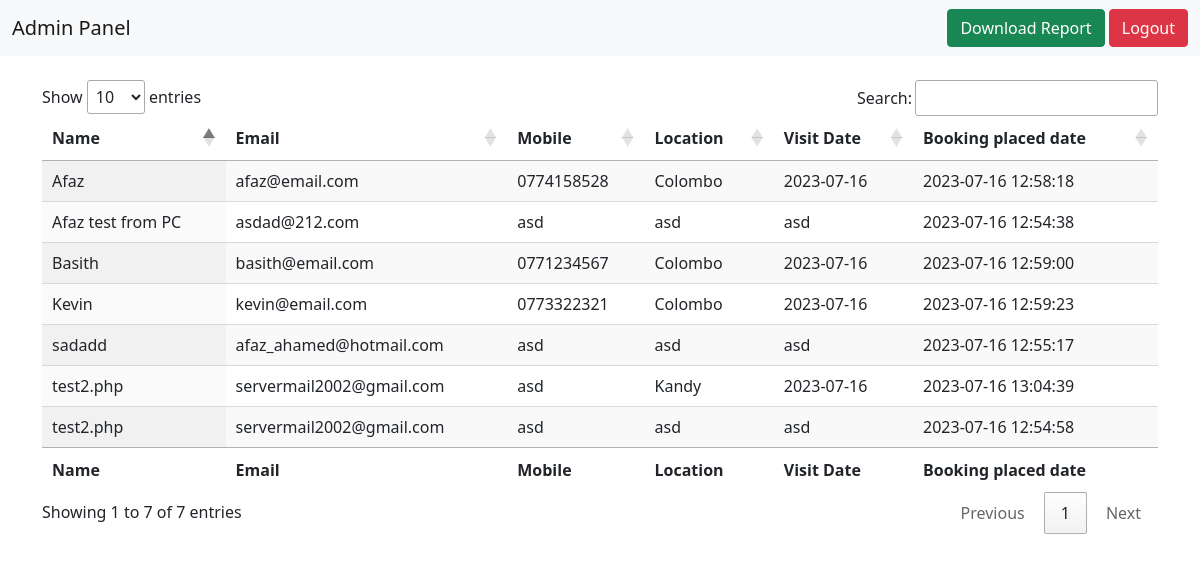
The page /admin/index.php (signed in) on the database its author committed.
### tables this page shows
CREATE TABLE `tbl_bookings` (
  `id` int(11) NOT NULL,
  `name` text NOT NULL,
  `email` text NOT NULL,
  `mobile` text NOT NULL,
  `location` text NOT NULL,
  `visit_date` text NOT NULL,
  `created_at` text NOT NULL DEFAULT current_timestamp()
);

### functions.php (called while the page is built, shortened)
<?php
$mysqli = new mysqli("localhost","root","","simple_booking_db");
function getAllBookings(){
	global $mysqli;
	$data = [];
	$rest = mysqli_query($mysqli, "SELECT * FROM tbl_bookings ORDER BY id DESC");
	if(mysqli_num_rows($rest) > 0) {
	    while($res = mysqli_fetch_array($rest)){
		   	$id = $res['id'];
		   	$name = $res['name'];
		   	$email = $res['email'];
		   	$mobile = $res['mobile'];
		   	$location = $res['location'];
		   	$visit_date = $res['visit_date'];
		   	$created_at = $res['created_at'];
		   	array_push($data, array(
			   "id"=>$id,
			   "name"=>$name,
			   "email"=>$email,
			   "mobile"=>$mobile,
			   "location"=>$location,
			   "visit_date"=>$visit_date,
			   "created_at"=>$created_at
			));
		}
	}
 	return $data;
}
?>

### admin/index.php (the view, shortened to what this page needs)
<?php
include '../functions.php';
$bookings = getAllBookings();
?>
<!doctype html>
<html lang="en">
<head>
    <link href="https://cdn.jsdelivr.net/npm/bootstrap@5.0.2/dist/css/bootstrap.min.css" rel="stylesheet"
>
    <link rel="stylesheet" type="text/css" href="https://cdn.datatables.net/1.13.5/css/jquery.dataTables.min.css">
</head>
<body>
    <nav class="navbar navbar-expand-lg navbar-light bg-light">
        <div class="container-fluid">
            <a class="navbar-brand" href="#">Admin Panel</a>
            <div class="collapse navbar-collapse" id="navbarSupportedContent">
                <form class="d-flex" method="post">
                    <button class="btn btn-success" name="reportbtn" type="submit">Download Report</button> &nbsp;
                    <button class="btn btn-danger" name="logout" type="submit">Logout</button>
                </form>
            </div>
        </div>
    </nav>
    <div class="container mt-4">
        <table id="example" class="display" style="width:100%">
            <thead>
                <tr>
                    <th>Name</th>
                    <th>Email</th>
                    <th>Mobile</th>
                    <th>Location</th>
                    <th>Visit Date</th>
                    <th>Booking placed date</th>
                </tr>
            </thead>
            <tbody>
                <?php
                foreach ($bookings as $value) {
                    echo "<tr>";
                    echo "<td>" . $value['name'] . "</td>";
                    echo "<td>" . $value['email'] . "</td>";
                    echo "<td>" . $value['mobile'] . "</td>";
                    echo "<td>" . $value['location'] . "</td>";
                    echo "<td>" . $value['visit_date'] . "</td>";
                    echo "<td>" . $value['created_at'] . "</td>";
                    echo "</tr>";
                }
                ?>
            </tbody>
            <tfoot>
                <tr>
                    <th>Name</th>
                    <th>Email</th>
                    <th>Mobile</th>
                    <th>Location</th>
                    <th>Visit Date</th>
                    <th>Booking placed date</th>
                </tr>
            </tfoot>
        </table>
    </div>
</body>
</html>

### rows shown on the page
tbl_bookings: name "test2.php", email "servermail2002@gmail.com", mobile "asd", location "Kandy", visit_date "2023-07-16", created_at "2023-07-16 13:04:39"
tbl_bookings: name "Kevin", email "kevin@email.com", mobile "0773322321", location "Colombo", visit_date "2023-07-16", created_at "2023-07-16 12:59:23"
tbl_bookings: name "Basith", email "basith@email.com", mobile "0771234567", location "Colombo", visit_date "2023-07-16", created_at "2023-07-16 12:59:00"
tbl_bookings: name "Afaz", email "afaz@email.com", mobile "0774158528", location "Colombo", visit_date "2023-07-16", created_at "2023-07-16 12:58:18"
tbl_bookings: name "sadadd", email "afaz_ahamed@hotmail.com", mobile "asd", location "asd", visit_date "asd", created_at "2023-07-16 12:55:17"
tbl_bookings: name "test2.php", email "servermail2002@gmail.com", mobile "asd", location "asd", visit_date "asd", created_at "2023-07-16 12:54:58"
tbl_bookings: name "Afaz test from PC", email "asdad@212.com", mobile "asd", location "asd", visit_date "asd", created_at "2023-07-16 12:54:38"
